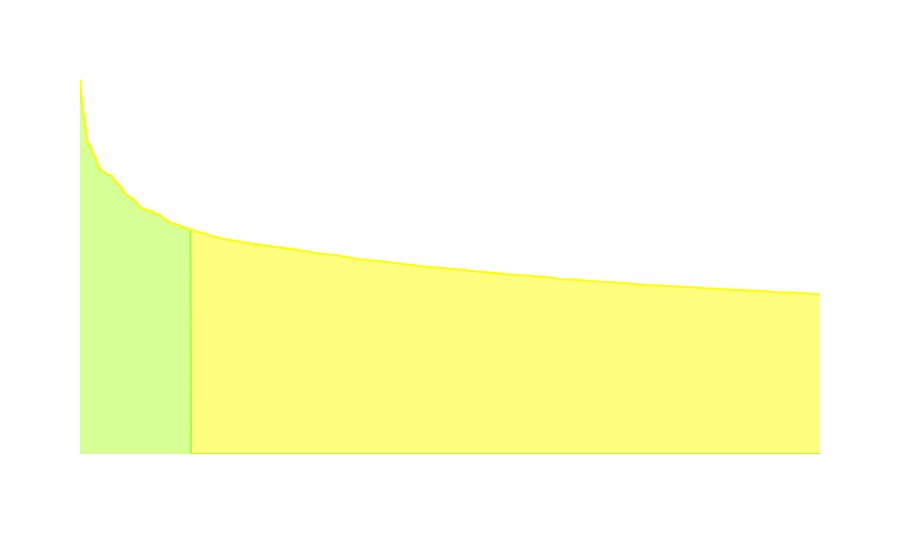

The notebook cell this image was saved under:
### Markdown cell above
### >>> **Exercise 15 (take home):** 
You can copy the code from the previous exercise and change the 'term_frequencies' variable for the 'term_frequencies_log', comment about the differences that you observe and talk about other possible insights that we can get from a log distribution.

### Code cell
# Answer here
term_frequencies_log = [math.log(i) for i in term_frequencies]
terms = count_vect.get_feature_names_out()
freqs = term_frequencies_log

# Combine into DataFrame
df_terms = pd.DataFrame({
    "Term": terms,
    "Log_Frequency": freqs
})

sorted_list = df_terms.sort_values("Log_Frequency", ascending=False) # Sort by frequency (descending)
#top_n = 30  # number of terms to display
#plot = sorted_list
chart_plot = sorted_list.head(1000).reset_index(drop=True)

# Create a group column: first 25% = blue, last 75% = yellow
borderr = int(len(chart_plot) * 0.15)
chart_plot["ColorGroup"] = np.where(chart_plot.index < borderr, "First 25%", "Last 75%")

# Interactive bar chart
chart = px.area(
    chart_plot,
    x="Term",
    y="Log_Frequency",
    color="ColorGroup",  # use the new group column
    color_discrete_map={"First 25%": "greenyellow", "Last 75%": "yellow"},
)

chart.update_layout(
    xaxis=dict(
        #showticklabels=False,
        showgrid=False,
        color="White"
    ),
    yaxis=dict(
        #showticklabels=False,
        showgrid=False,
        color="White"
    ),
    plot_bgcolor='rgba(0,0,0,0)',  # remove plot background color
    paper_bgcolor='rgba(0,0,0,0)', # remove outer background color
    showlegend=False,        # remove legend 
)
chart.show()

### Figure 1 — Plotly figure (JSON) as saved in the notebook; plotly's stock layout.template omitted (floating-point values rounded to 4 significant figures; data arrays with more than 128 entries replaced by an {"elided": "..."} marker saying what was removed)
{"data": [{"fillpattern": {"shape": ""}, "hovertemplate": "ColorGroup=First 25%<br>Term=%{x}<br>Log_Frequency=%{y}<extra></extra>", "legendgroup": "First 25%", "line": {"color": "greenyellow"}, "marker": {"symbol": "circle"}, "mode": "lines", "name": "First 25%", "orientation": "v", "showlegend": true, "stackgroup": "1", "type": "scatter", "x": {"elided": "150 str values"}, "xaxis": "x", "y": {"elided": "150 float values"}, "yaxis": "y"}, {"fillpattern": {"shape": ""}, "hovertemplate": "ColorGroup=Last 75%<br>Term=%{x}<br>Log_Frequency=%{y}<extra></extra>", "legendgroup": "Last 75%", "line": {"color": "yellow"}, "marker": {"symbol": "circle"}, "mode": "lines", "name": "Last 75%", "orientation": "v", "showlegend": true, "stackgroup": "1", "type": "scatter", "x": {"elided": "850 str values"}, "xaxis": "x", "y": {"elided": "850 float values"}, "yaxis": "y"}], "layout": {"legend": {"title": {"text": "ColorGroup"}, "tracegroupgap": 0}, "margin": {"t": 60}, "paper_bgcolor": "rgba(0,0,0,0)", "plot_bgcolor": "rgba(0,0,0,0)", "showlegend": false, "xaxis": {"anchor": "y", "color": "White", "domain": [0, 1], "showgrid": false, "title": {"text": "Term"}}, "yaxis": {"anchor": "x", "color": "White", "domain": [0, 1], "showgrid": false, "title": {"text": "Log_Frequency"}}}}
